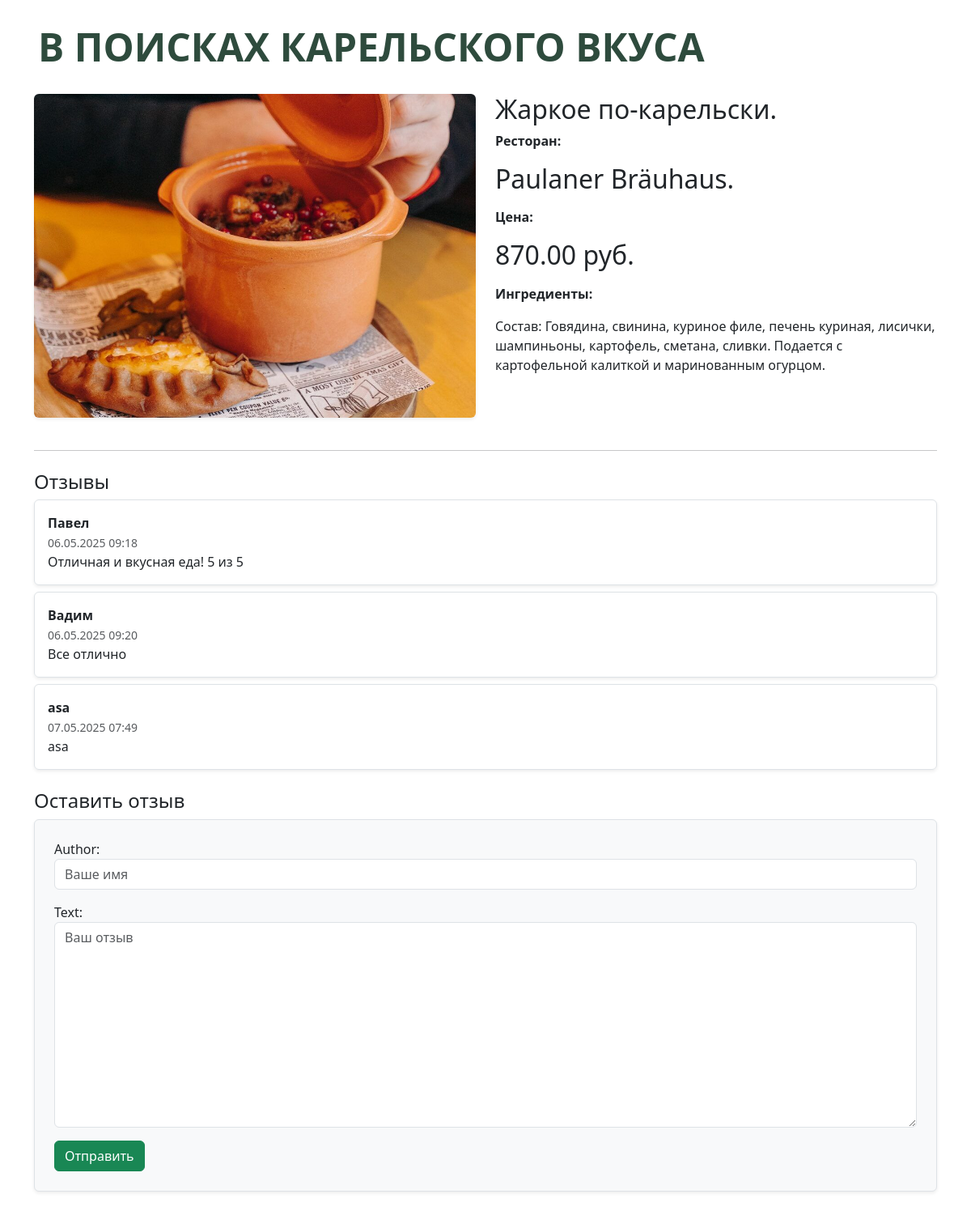
Page /dish/1/ on the committed database.
### menu/models.py (models this page shows, shortened)
class Dish(models.Model):
    title = models.CharField(max_length=200)
    ingredients = models.TextField()
    price = models.DecimalField(max_digits=6, decimal_places=2)
    restaurant = models.CharField(max_length=200)
    category = models.ForeignKey(Category, on_delete=models.CASCADE)
    image = models.ImageField(upload_to='dish_images/', blank=True, null=True)

class Review(models.Model):
    dish = models.ForeignKey(Dish, on_delete=models.CASCADE, related_name='reviews')
    author = models.CharField(max_length=100)
    text = models.TextField()
    created_at = models.DateTimeField(auto_now_add=True)

### menu/views.py (the view)
# urls.py: path('dish/<int:dish_id>/', views.dish_detail, name='dish_detail'),
def dish_detail(request, dish_id):
    dish = get_object_or_404(Dish, id=dish_id)
    reviews = dish.reviews.all()
    if request.method == 'POST':
        form = ReviewForm(request.POST)
        if form.is_valid():
            new_review = form.save(commit=False)
            new_review.dish = dish
            new_review.save()
            return redirect('dish_detail', dish_id=dish.id)
    else:
        form = ReviewForm()
    return render(request, 'menu/dish_detail.html', {
        'dish': dish,
        'reviews': reviews,
        'form': form
    })

### menu/forms.py
class ReviewForm(forms.ModelForm):
    class Meta:
        model = Review
        fields = ['author', 'text']
        widgets = {
            'author': forms.TextInput(attrs={'class': 'form-control', 'placeholder': 'Ваше имя'}),
            'text': forms.Textarea(attrs={'class': 'form-control', 'placeholder': 'Ваш отзыв'}),
        }

### menu/templates/menu/dish_detail.html (shortened to what this page needs)
{% extends 'menu/base.html' %}
{% block content %}
<div class="row">
    <div class="col-md-6">
        {% if dish.image %}
            <img src="{{ dish.image.url }}" alt="{{ dish.title }}" class="img-fluid rounded shadow-sm mb-3" style="max-height: 400px; object-fit: cover; width: 100%;">
        {% endif %}
    </div>
    <div class="col-md-6">
        <h2>{{ dish.title }}</h2>
        <p><strong>Ресторан:</strong> <h2>{{ dish.restaurant }} </h2></p>
        <p><strong>Цена:</strong> <h2>{{ dish.price }}  руб.</h2></p>
        <p><strong>Ингредиенты:</strong></p>
        <p>{{ dish.ingredients }}</p>
    </div>
</div>
<hr class="my-4">
<h4>Отзывы</h4>
<div class="mb-4">
    {% for review in reviews %}
        <div class="border rounded p-3 mb-2 shadow-sm">
            <strong>{{ review.author }}</strong><br>
            <small class="text-muted">{{ review.created_at|date:"d.m.Y H:i" }}</small>
            <p class="mb-0">{{ review.text }}</p>
        </div>
    {% empty %}
        <p class="text-muted">Пока отзывов нет. Будьте первым!</p>
    {% endfor %}
</div>
<h4 class="mt-4">Оставить отзыв</h4>
<form method="post" class="border p-4 rounded shadow-sm bg-light">
    <div class="mb-3">
        {{ form.author.label_tag }}{{ form.author }}
    </div>
    <div class="mb-3">
        {{ form.text.label_tag }}{{ form.text }}
    </div>
    <button type="submit" class="btn btn-success">Отправить</button>
</form>
{% endblock %}

### menu/templates/menu/base.html (shortened to what this page needs)
{% load static %}
<!DOCTYPE html>
<html lang="ru">
<head>
    <link href="https://cdn.jsdelivr.net/npm/bootstrap@5.3.0/dist/css/bootstrap.min.css" rel="stylesheet">
</head>
<body>
    <div class="container py-4">
        <h1 class="mb-4"><a href="{% url 'home' %}" class="t1">В поисках Карельского Вкуса</a></h1>
        {% block content %}{% endblock %}
    </div>
</body>
</html>

### rows in the picture
Dish: image (picture), title "Жаркое по-карельски.", restaurant "Paulaner Bräuhaus.", price "870.00", ingredients "Состав: Говядина, свинина, куриное филе, печень куриная, лисички, шампиньоны, картофель, сметана, сливки. Подается с картофельной калиткой и маринованным огурцом."
Review: author "Павел", created_at "06.05.2025 09:18", text "Отличная и вкусная еда! 5 из 5"
Review: author "Вадим", created_at "06.05.2025 09:20", text "Все отлично"
Review: author "asa", created_at "07.05.2025 07:49", text "asa"
